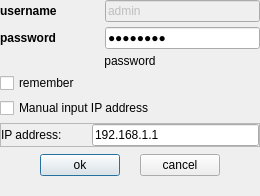
          <widget class="QWidget" name="page">
           <layout class="QGridLayout" name="gridLayout">
            <property name="leftMargin">
             <number>0</number>
            </property>
            <property name="topMargin">
             <number>0</number>
            </property>
            <property name="rightMargin">
             <number>0</number>
            </property>
            <property name="bottomMargin">
             <number>0</number>
            </property>
            <property name="spacing">
             <number>5</number>
            </property>
            <item row="0" column="0">
             <widget class="QLabel" name="lab_usr">
              <property name="minimumSize">
               <size>
                <width>100</width>
                <height>0</height>
               </size>
              </property>
              <property name="font">
               <font>
                <weight>75</weight>
                <bold>true</bold>
               </font>
              </property>
              <property name="styleSheet">
               <string notr="true">font: bold;</string>
              </property>
              <property name="text">
               <string>username</string>
              </property>
             </widget>
            </item>
            <item row="8" column="0" colspan="2">
             <spacer name="verticalSpacer_3">
              <property name="orientation">
               <enum>Qt::Vertical</enum>
              </property>
              <property name="sizeType">
               <enum>QSizePolicy::Preferred</enum>
              </property>
              <property name="sizeHint" stdset="0">
               <size>
                <width>20</width>
                <height>20</height>
               </size>
              </property>
             </spacer>
            </item>
            <item row="3" column="0" colspan="2">
             <widget class="QCheckBox" name="chk_remember">
              <property name="text">
               <string>remember</string>
              </property>
             </widget>
            </item>
            <item row="1" column="0">
             <widget class="QLabel" name="lab_pwd">
              <property name="font">
               <font>
                <weight>75</weight>
                <bold>true</bold>
               </font>
              </property>
              <property name="styleSheet">
               <string notr="true">font: bold;</string>
              </property>
              <property name="text">
               <string>password</string>
              </property>
             </widget>
            </item>
            <item row="0" column="1">
             <widget class="QLineEdit" name="edt_usr">
              <property name="enabled">
               <bool>false</bool>
              </property>
              <property name="text">
               <string>admin</string>
              </property>
             </widget>
            </item>
            <item row="6" column="0" colspan="2">
             <layout class="QHBoxLayout" name="horizontalLayout">
              <property name="spacing">
               <number>20</number>
              </property>
              <property name="topMargin">
               <number>2</number>
              </property>
              <item>
               <spacer name="horizontalSpacer_2">
                <property name="orientation">
                 <enum>Qt::Horizontal</enum>
                </property>
                <property name="sizeHint" stdset="0">
                 <size>
                  <width>40</width>
                  <height>20</height>
                 </size>
                </property>
               </spacer>
              </item>
              <item>
               <widget class="QPushButton" name="but_login_ok">
                <property name="text">
                 <string>ok</string>
                </property>
                <property name="autoDefault">
                 <bool>true</bool>
                </property>
                <property name="default">
                 <bool>true</bool>
                </property>
               </widget>
              </item>
              <item>
               <widget class="QPushButton" name="but_login_cancel">
                <property name="text">
                 <string>cancel</string>
                </property>
                <property name="autoDefault">
                 <bool>true</bool>
                </property>
               </widget>
              </item>
              <item>
               <spacer name="horizontalSpacer_3">
                <property name="orientation">
                 <enum>Qt::Horizontal</enum>
                </property>
                <property name="sizeHint" stdset="0">
                 <size>
                  <width>40</width>
                  <height>20</height>
                 </size>
                </property>
               </spacer>
              </item>
             </layout>
            </item>
            <item row="2" column="0" colspan="2">
             <widget class="QLabel" name="lab_default">
              <property name="text">
               <string>password</string>
              </property>
              <property name="alignment">
               <set>Qt::AlignCenter</set>
              </property>
              <property name="wordWrap">
               <bool>true</bool>
              </property>
             </widget>
            </item>
            <item row="1" column="1">
             <widget class="QLineEdit" name="edt_pwd">
              <property name="text">
               <string>password</string>
              </property>
              <property name="maxLength">
               <number>32</number>
              </property>
              <property name="echoMode">
               <enum>QLineEdit::PasswordEchoOnEdit</enum>
              </property>
             </widget>
            </item>
            <item row="5" column="0" colspan="2">
             <widget class="QFrame" name="frame_ip">
              <property name="frameShape">
               <enum>QFrame::StyledPanel</enum>
              </property>
              <property name="frameShadow">
               <enum>QFrame::Raised</enum>
              </property>
              <layout class="QHBoxLayout" name="horizontalLayout_24">
               <property name="spacing">
                <number>30</number>
               </property>
               <property name="leftMargin">
                <number>0</number>
               </property>
               <property name="topMargin">
                <number>0</number>
               </property>
               <property name="rightMargin">
                <number>0</number>
               </property>
               <property name="bottomMargin">
                <number>0</number>
               </property>
               <item>
                <widget class="QLabel" name="lab_ip">
                 <property name="text">
                  <string>IP address:</string>
                 </property>
                </widget>
               </item>
               <item>
                <widget class="QLineEdit" name="edit_ip">
                 <property name="text">
                  <string>192.168.1.1</string>
                 </property>
                </widget>
               </item>
              </layout>
             </widget>
            </item>
            <item row="4" column="0" colspan="2">
             <widget class="QCheckBox" name="chk_enterIP">
              <property name="text">
               <string>Manual input IP address</string>
              </property>
             </widget>
            </item>
           </layout>
          </widget>
